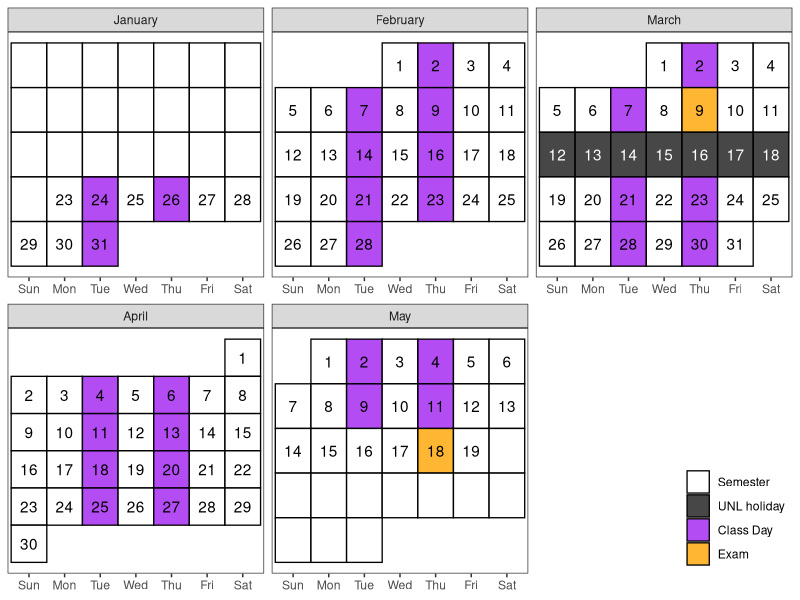

The R source for this figure:
## ---- chunk 1
# knitr::opts_chunk$set(cache=FALSE, dev='pdf')
knitr::opts_chunk$set(cache=F,
                      fig.path = 'figs/',
                      cache.path='cache/',
                      warning=F,
                      message=F)

knitr::opts_chunk$set(
                  fig.process = function(x) {
                      x2 = sub('-\\d+([.][a-z]+)$', '\\1', x)
                      if (file.rename(x, x2)) x2 else x
                      }
                  )

library(tidyverse)
library(lubridate)

# Create a calendar for your syllabus ----
# Source: http://svmiller.com/blog/2020/08/a-ggplot-calendar-for-your-semester/

# 1) what is the first Monday of the semester?
# Any number of ways to identify dates in R, but we'll use {lubridate} and the ymd() function here.
# Format: YYYYMMDD. In this example, 4 January 2022.

# Weekday(s) of class
class_wdays <- c("Tue", "Thu")

# Spring Break was 13 March 2022 to 20 March 2022.
not_here_dates <- c(
  # ymd("20220117"),
  # Spring Break
  seq(ymd(20230312),ymd(20230318), by=1))

# You can adjust this as you see fit. Basically: add assignment types (e.g. papers, quizzes).
# My intro class was fairly simple: just exams.
exam_dates <- c(ymd(20230309), ymd(20230518))

# What are the full dates of the semester? Here, I'll exclude exam week as I like to do.
# In this case: 6 January to 23 April
semester_dates <- seq(ymd(20230123), ymd(20230519), by=1)

exam_week <- seq(ymd(20230515), ymd(20230519), by = 1)

# Custom function for treating the first day of the month as the first week 
# of the month up until the first Sunday (unless Sunday was the start of the month)
wom <- function(date) {
    first <- wday(as.Date(paste(year(date),month(date),1,sep="-")))
    return((mday(date)+(first-2)) %/% 7+1)
  }

# Create a data frame of dates, assign to Cal
Cal <- tibble(date = seq(ymd(20230101), ymd(20230530), by=1))  %>%
  mutate(mon = lubridate::month(date, label=T, abbr=F), # get month label
         wkdy = weekdays(date, abbreviate=T), # get weekday label
         wkdy = fct_relevel(wkdy, "Sun", "Mon", "Tue", "Wed", "Thu","Fri","Sat"), # make sure Sunday comes first
         semester = date %in% semester_dates, # is date part of the semester?
         exams = date %in% exam_dates, # is it an exam?
         not_here = date %in% not_here_dates, # is it a day off?
         exam_wk = date %in% exam_week,
         day = lubridate::mday(date), # get day of month to add later as a label
         # Below: our custom wom() function
         week = wom(date))

# Create a category variable, for filling.
# I can probably make this a case_when(), but this will work.

Cal <- Cal %>%
  mutate(category = case_when(
    exams ~ "Exam",
    not_here ~ "UNL holiday",
    semester & wkdy %in% class_wdays & !not_here & !exam_wk ~ "Class Day",
    semester ~ "Semester",
    TRUE ~ "NA"
  ))
  # mutate(category = NA,
  #        category = ifelse(semester == 1, "Semester", category),
  #        category = ifelse(semester == 1 & wkdy %in% c("Wed"), "Class Day", category),
  #        category = ifelse(exams == 1, "Exams", category),
  #        category = ifelse(is.na(category) | (semester == 1 & not_here == 1), "NA", category)) -> Cal 

class_cal <- Cal %>% 
  ggplot(.,aes(wkdy, week)) +
  theme_bw() +
  theme(panel.grid.major.x = element_blank(),
        legend.position = c(1, 0), legend.justification = c(1,0), legend.direction = "vertical", legend.title = element_blank(),
        axis.title.y = element_blank(), axis.title.x = element_blank(), axis.ticks.y = element_blank(), axis.text.y = element_blank()) +
  # geom_tile and facet_wrap will do all the heavy lifting
  geom_tile(alpha=0.8, aes(fill=category), color="black", linewidth=.45) +
  facet_wrap(~mon, scales = "free", ncol=3) +
  # fill in tiles to make it look more "calendary" (sic)
  geom_text(aes(label=day, color = semester&(!not_here))) +
  # put your y-axis down, flip it, and reverse it
  scale_y_reverse(breaks=NULL) +
  # manually fill scale colors to something you like...
  scale_color_manual(values = c("FALSE" = "white", "TRUE" = "black"), guide = "none") + 
  scale_fill_manual(values=c("Class Day"="purple", 
                             "Semester"="white",
                             "UNL holiday" = "grey10",
                             "NA" = "white", # I like these whited out...
                             "Exam"="orange"),
                    #... but also suppress a label for a non-class semester day
                    breaks=c("Semester", "UNL holiday", "Class Day","Exam"))
# class_cal

exam_days <- filter(Cal, category == "Exam") %>% 
  mutate(topic = c("Midterm", "Final"),
         time = c("In Class", "1-3 pm"))

class_days <- filter(Cal, category == "Class Day") %>%
  mutate(topic = c(
    "Getting Started", 
    "Version Control", 
    "Review: General Programming", 
    "Review: General Programming", 
    "Data Input", 
    "Data Input", 
    "Data Visualization", 
    "Data Visualization", 
    "Data Verbs", 
    "Data Verbs", 
    "Data Cleaning", 
    "Data Cleaning", 
    "Strings", 
    "Reshaping Data", 
    "Reshaping Data", 
    "Joining Data", 
    "Joining Data", 
    "Dates and Times", 
    "Dates and Times", 
    "Lists", 
    "Lists", 
    "Spatial Data",
    "Spatial Data", 
    "Special Topics", 
    "Special Topics", 
    "Special Topics", 
    "Special Topics", 
    "Special Topics", 
    "Special Topics")) %>%
  bind_rows(exam_days) %>%
  arrange(date)

## ---- chunk 2
#| echo: false
#| eval: true
#| warning: false
#| fig-width: 8
#| fig-height: 4
#| fig-align: center
#| fig-cap: "Course Calendar"
#| fig-pos: ht

class_cal
## ---- chunk 3
class_days %>% select(date, topic, time) %>%
  mutate(time = ifelse(is.na(time), "", time)) %>%
  mutate(date2 = format(date, "%b %e")) %>%
  set_names(c("date", "Topic", "Time", "Date")) %>%
  select(Date, Time, Topic) %>%
kableExtra::kable(caption = "Tentative schedule of class topics", format = "simple")
